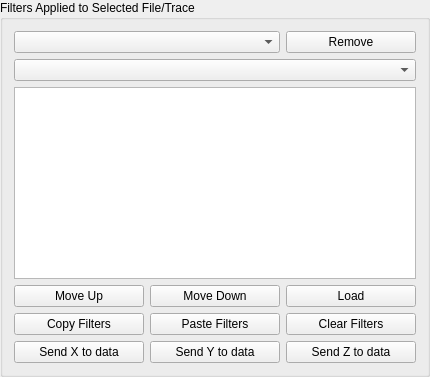
       <widget class="QGroupBox" name="filters_box">
        <property name="sizePolicy">
         <sizepolicy hsizetype="Maximum" vsizetype="Preferred">
          <horstretch>0</horstretch>
          <verstretch>0</verstretch>
         </sizepolicy>
        </property>
        <property name="title">
         <string>Filters Applied to Selected File/Trace</string>
        </property>
        <layout class="QGridLayout" name="gridLayout_6">
         <item row="1" column="0">
          <layout class="QGridLayout" name="filters_layout">
           <item row="7" column="2">
            <widget class="QPushButton" name="clear_filters_button">
             <property name="sizePolicy">
              <sizepolicy hsizetype="Minimum" vsizetype="Fixed">
               <horstretch>0</horstretch>
               <verstretch>0</verstretch>
              </sizepolicy>
             </property>
             <property name="minimumSize">
              <size>
               <width>130</width>
               <height>0</height>
              </size>
             </property>
             <property name="text">
              <string>Clear Filters</string>
             </property>
            </widget>
           </item>
           <item row="6" column="0">
            <widget class="QPushButton" name="up_filters_button">
             <property name="sizePolicy">
              <sizepolicy hsizetype="Minimum" vsizetype="Fixed">
               <horstretch>0</horstretch>
               <verstretch>0</verstretch>
              </sizepolicy>
             </property>
             <property name="minimumSize">
              <size>
               <width>130</width>
               <height>0</height>
              </size>
             </property>
             <property name="text">
              <string>Move Up</string>
             </property>
            </widget>
           </item>
           <item row="4" column="0" colspan="3">
            <widget class="QTableWidget" name="filters_table">
             <property name="sizePolicy">
              <sizepolicy hsizetype="Expanding" vsizetype="Expanding">
               <horstretch>0</horstretch>
               <verstretch>0</verstretch>
              </sizepolicy>
             </property>
             <property name="horizontalScrollBarPolicy">
              <enum>Qt::ScrollBarAsNeeded</enum>
             </property>
             <attribute name="horizontalHeaderVisible">
              <bool>false</bool>
             </attribute>
             <attribute name="horizontalHeaderCascadingSectionResizes">
              <bool>false</bool>
             </attribute>
             <attribute name="horizontalHeaderDefaultSectionSize">
              <number>40</number>
             </attribute>
             <attribute name="horizontalHeaderMinimumSectionSize">
              <number>31</number>
             </attribute>
             <attribute name="horizontalHeaderStretchLastSection">
              <bool>false</bool>
             </attribute>
             <attribute name="verticalHeaderVisible">
              <bool>false</bool>
             </attribute>
             <attribute name="verticalHeaderDefaultSectionSize">
              <number>25</number>
             </attribute>
             <attribute name="verticalHeaderMinimumSectionSize">
              <number>25</number>
             </attribute>
            </widget>
           </item>
           <item row="6" column="2">
            <widget class="QPushButton" name="load_filters_button">
             <property name="minimumSize">
              <size>
               <width>130</width>
               <height>0</height>
              </size>
             </property>
             <property name="text">
              <string>Load</string>
             </property>
            </widget>
           </item>
           <item row="8" column="1">
            <widget class="QPushButton" name="filtYtocol_button">
             <property name="text">
              <string>Send Y to data</string>
             </property>
            </widget>
           </item>
           <item row="7" column="1">
            <widget class="QPushButton" name="paste_filters_button">
             <property name="sizePolicy">
              <sizepolicy hsizetype="Minimum" vsizetype="Fixed">
               <horstretch>0</horstretch>
               <verstretch>0</verstretch>
              </sizepolicy>
             </property>
             <property name="minimumSize">
              <size>
               <width>130</width>
               <height>0</height>
              </size>
             </property>
             <property name="text">
              <string>Paste Filters</string>
             </property>
            </widget>
           </item>
           <item row="8" column="2">
            <widget class="QPushButton" name="filtZtocol_button">
             <property name="text">
              <string>Send Z to data</string>
             </property>
            </widget>
           </item>
           <item row="7" column="0">
            <widget class="QPushButton" name="copy_filters_button">
             <property name="sizePolicy">
              <sizepolicy hsizetype="Minimum" vsizetype="Fixed">
               <horstretch>0</horstretch>
               <verstretch>0</verstretch>
              </sizepolicy>
             </property>
             <property name="minimumSize">
              <size>
               <width>130</width>
               <height>0</height>
              </size>
             </property>
             <property name="text">
              <string>Copy Filters</string>
             </property>
            </widget>
           </item>
           <item row="8" column="0">
            <widget class="QPushButton" name="filtXtocol_button">
             <property name="text">
              <string>Send X to data</string>
             </property>
            </widget>
           </item>
           <item row="0" column="0" colspan="2">
            <widget class="QComboBox" name="filters_combobox">
             <property name="sizePolicy">
              <sizepolicy hsizetype="Preferred" vsizetype="Maximum">
               <horstretch>0</horstretch>
               <verstretch>0</verstretch>
              </sizepolicy>
             </property>
            </widget>
           </item>
           <item row="6" column="1">
            <widget class="QPushButton" name="down_filters_button">
             <property name="sizePolicy">
              <sizepolicy hsizetype="Minimum" vsizetype="Fixed">
               <horstretch>0</horstretch>
               <verstretch>0</verstretch>
              </sizepolicy>
             </property>
             <property name="minimumSize">
              <size>
               <width>130</width>
               <height>0</height>
              </size>
             </property>
             <property name="text">
              <string>Move Down</string>
             </property>
            </widget>
           </item>
           <item row="0" column="2">
            <widget class="QPushButton" name="delete_filters_button">
             <property name="sizePolicy">
              <sizepolicy hsizetype="Minimum" vsizetype="Fixed">
               <horstretch>0</horstretch>
               <verstretch>0</verstretch>
              </sizepolicy>
             </property>
             <property name="minimumSize">
              <size>
               <width>110</width>
               <height>0</height>
              </size>
             </property>
             <property name="text">
              <string>Remove</string>
             </property>
            </widget>
           </item>
           <item row="1" column="0" colspan="3">
            <widget class="QComboBox" name="mixeddata_filter_box">
             <property name="sizePolicy">
              <sizepolicy hsizetype="Preferred" vsizetype="Maximum">
               <horstretch>0</horstretch>
               <verstretch>0</verstretch>
              </sizepolicy>
             </property>
             <property name="sizeAdjustPolicy">
              <enum>QComboBox::AdjustToMinimumContentsLength</enum>
             </property>
            </widget>
           </item>
          </layout>
         </item>
        </layout>
       </widget>
